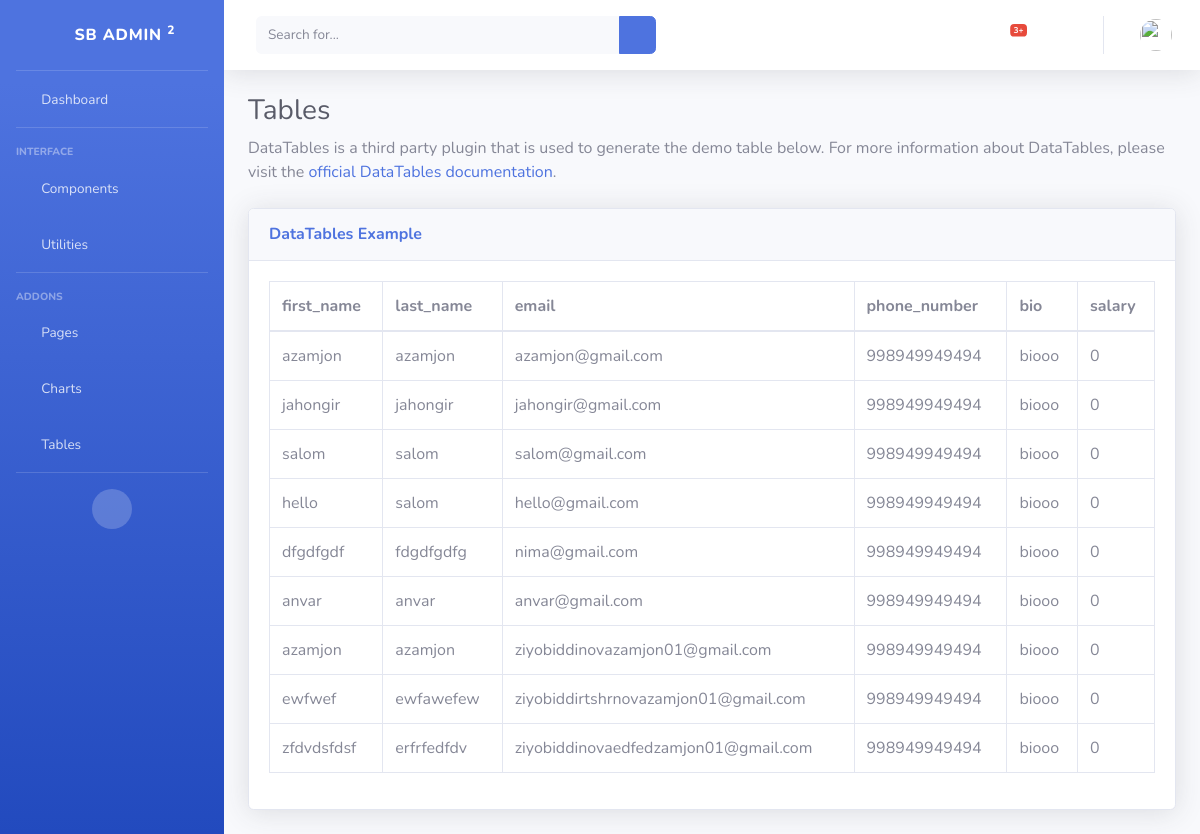
The app's page /dashboard/tables/ with its own data.
### furn/models.py (models this page shows, shortened)
class MyUser(AbstractUser):
    username = None
    email = models.EmailField(unique=True)
    USERNAME_FIELD = 'email'
    REQUIRED_FIELDS = ['first_name', 'last_name']
    is_organiser = models.BooleanField(default=False)
    is_agent = models.BooleanField(default=False)

class Profile(models.Model):
    class Meta:
        verbose_name = "My profile"
        verbose_name_plural = "Profile"
    bio = models.CharField( max_length=100, default="biooo")
    phone_number = models.IntegerField(default=998949949494)
    custome_user = models.OneToOneField(MyUser, on_delete=models.CASCADE)
    image = models.ImageField(default='arrivals5.png', upload_to = "profile")
    salary = models.IntegerField(default=0)

### dashboard/views.py (the view)
# urls.py: path('tables/', tables, name='tables'),
def tables(request):
    if 'b' in request.GET:
        search = request.GET['b']
        full_search = Q(Q(first_name__icontains=search) | Q(email__icontains=search))
        users = User.objects.filter(full_search)
    else:
        users = User.objects.all()
    context = {
        "users": users,
    }
    return render(request, 'dashboard/includes/tables.html', context)

### templates/dashboard/includes/tables.html
{% extends 'dashboard/layouts/base.html' %}
{% block contend %}
                <div class="container-fluid">
                    <h1 class="h3 mb-2 text-gray-800">Tables</h1>
                    <p class="mb-4">DataTables is a third party plugin that is used to generate the demo table below.
                        For more information about DataTables, please visit the <a target="_blank"
                            href="https://datatables.net">official DataTables documentation</a>.</p>
                    <div class="card shadow mb-4">
                        <div class="card-header py-3">
                            <h6 class="m-0 font-weight-bold text-primary">DataTables Example</h6>
                        </div>
                        <div class="card-body">
                            <div class="table-responsive">
                                <table class="table table-bordered" id="dataTable" width="100%" cellspacing="0">
                                    <thead>
                                        <tr>
                                            <th>first_name</th>
                                            <th>last_name</th>
                                            <th>email</th>
                                            <th>phone_number</th>
                                            <th>bio</th>
                                            <th>salary</th>
                                        </tr>
                                    </thead>
                                    <tbody>
                                        {% for users in users %}
                                        <tr>
                                            <td>{{ users.first_name }}</td>
                                            <td>{{ users.last_name }}</td>
                                            <td>{{ users.email }}</td>
                                            <td>{{ users.profile.phone_number }}</td>
                                            <td>{{ users.profile.bio }}</td>
                                            <td>{{ users.profile.salary }}</td>
                                        </tr>
                                        {% endfor %}
                                    </tbody>
                                </table>
                            </div>
                        </div>
                    </div>
                </div>
{% endblock %}

### records on screen
MyUser: first_name "azamjon", last_name "azamjon", email "azamjon@gmail.com", profile.phone_number "998949949494", profile.bio "biooo", profile.salary "0"
MyUser: first_name "jahongir", last_name "jahongir", email "jahongir@gmail.com", profile.phone_number "998949949494", profile.bio "biooo", profile.salary "0"
MyUser: first_name "salom", last_name "salom", email "salom@gmail.com", profile.phone_number "998949949494", profile.bio "biooo", profile.salary "0"
MyUser: first_name "hello", last_name "salom", email "hello@gmail.com", profile.phone_number "998949949494", profile.bio "biooo", profile.salary "0"
MyUser: first_name "dfgdfgdf", last_name "fdgdfgdfg", email "nima@gmail.com", profile.phone_number "998949949494", profile.bio "biooo", profile.salary "0"
MyUser: first_name "anvar", last_name "anvar", email "anvar@gmail.com", profile.phone_number "998949949494", profile.bio "biooo", profile.salary "0"
MyUser: first_name "azamjon", last_name "azamjon", email "ziyobiddinovazamjon01@gmail.com", profile.phone_number "998949949494", profile.bio "biooo", profile.salary "0"
MyUser: first_name "ewfwef", last_name "ewfawefew", email "ziyobiddirtshrnovazamjon01@gmail.com", profile.phone_number "998949949494", profile.bio "biooo", profile.salary "0"
MyUser: first_name "zfdvdsfdsf", last_name "erfrfedfdv", email "ziyobiddinovaedfedzamjon01@gmail.com", profile.phone_number "998949949494", profile.bio "biooo", profile.salary "0"
